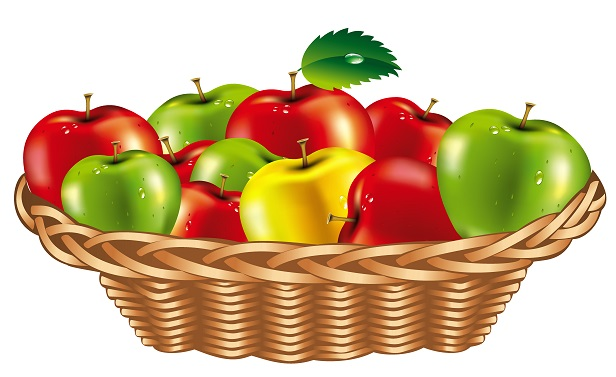
#> input picture img/Fruits.jpg, 616 x 377 px, found by its file name
$ python Morph_Trans.py
#> lines starting #> are read from the running program, lines starting #| are printed output that depends on the picture; after the words box and inside, x2 and y2 are one past the last pixel; in counts of white or black regions, pixels touching at a corner belong together
import cv2

from src.old.Constances import *

# Recommended value by doc
K_SIZE = (13, 13)


def opening_op(img_thresh):
	kernel = cv2.getStructuringElement(cv2.MORPH_RECT, K_SIZE)
	open_img = cv2.morphologyEx(img_thresh, cv2.MORPH_OPEN, kernel)
	return open_img


if __name__ == "__main__":
	img = cv2.imread("Fruits.jpg")
#> img is the input picture: shape (377, 616, 3); mean B, G, R 142.4, 181.1, 210.7
	img_gray = cv2.cvtColor(img, cv2.COLOR_BGR2GRAY)
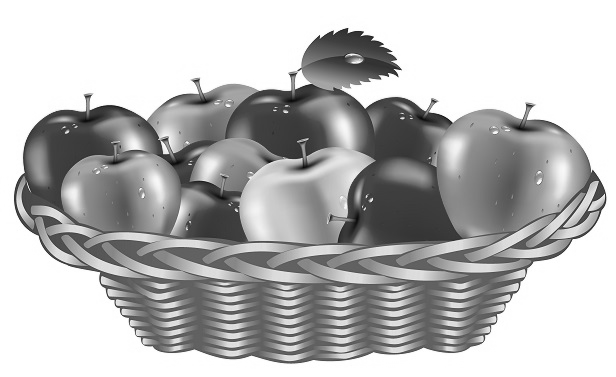
#> img_gray: shape (377, 616); min 7, max 255, mean 185.5
	_, img_thresh = cv2.threshold(img_gray, MAX_PIXEL_VAL/2, MAX_PIXEL_VAL, cv2.THRESH_BINARY)
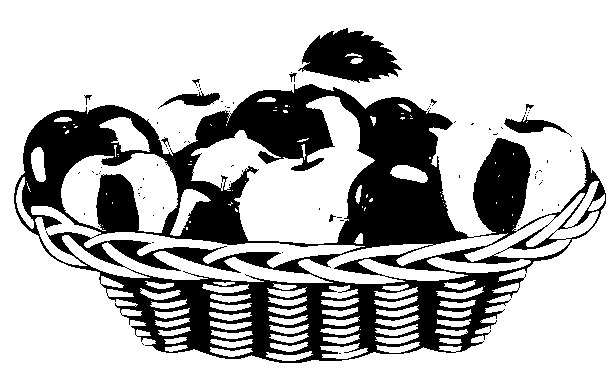
#> img_thresh: shape (377, 616); 71.9% white; 79 black regions (69 under 20 px), largest, box (x1, y1, x2, y2) and area: (14, 84, 606, 363) 60474, (298, 28, 402, 83) 3474, (504, 115, 572, 137) 536
	cv2.imshow("open_op", opening_op(img_thresh))
#> in opening_op, `open_img = cv2.morphologyEx(img_thresh, cv2.MORPH_OPEN, kernel)`:
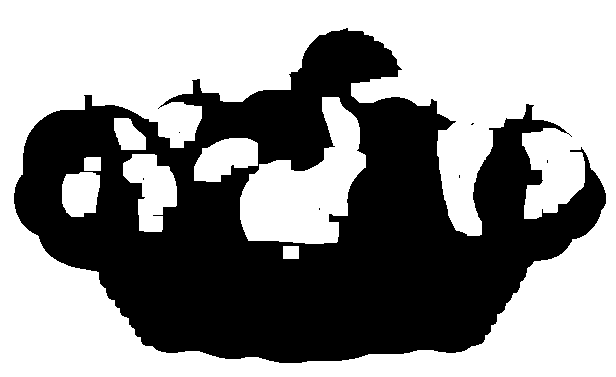
#> open_img: shape (377, 616); 56.6% white; 7 black regions (6 under 20 px), largest, box (x1, y1, x2, y2) and area: (14, 28, 606, 363) 100808
	cv2.waitKey(0)
	cv2.destroyAllWindows()

$ run again, with img/1 apple.jpg copied over img/Fruits.jpg
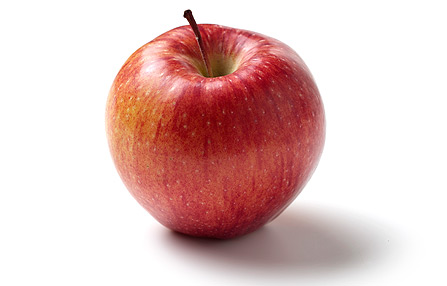
#> input picture img/1 apple.jpg, 447 x 286 px, found by its file name
#> img is the input picture: shape (286, 447, 3); mean B, G, R 192.9, 195.1, 225.2
#> `_, img_thresh = cv2.threshold(img_gray, MAX_PIXEL_VAL/2, MAX_PIXEL_VAL..`:
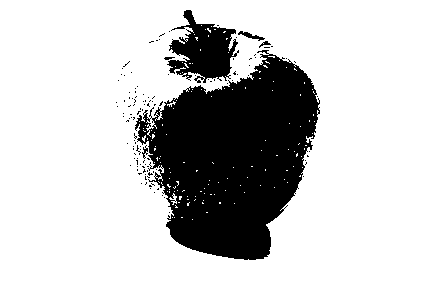
#> img_thresh: shape (286, 447); 78.6% white; 119 black regions (113 under 20 px), largest, box (x1, y1, x2, y2) and area: (135, 50, 320, 260) 24059, (167, 10, 239, 83) 2849, (238, 31, 265, 41) 93, (142, 145, 148, 159) 36, (259, 41, 271, 48) 31, (164, 57, 175, 60) 22
#> in opening_op, `open_img = cv2.morphologyEx(img_thresh, cv2.MORPH_OPEN, kernel)`:
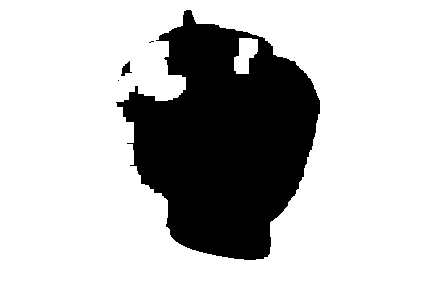
#> open_img: shape (286, 447); 75.4% white; 4 black regions (2 under 20 px), largest, box (x1, y1, x2, y2) and area: (116, 10, 320, 260) 31320, (121, 61, 132, 76) 83

$ run again, with img/Apple-tree-with-fruit.jpg copied over img/Fruits.jpg
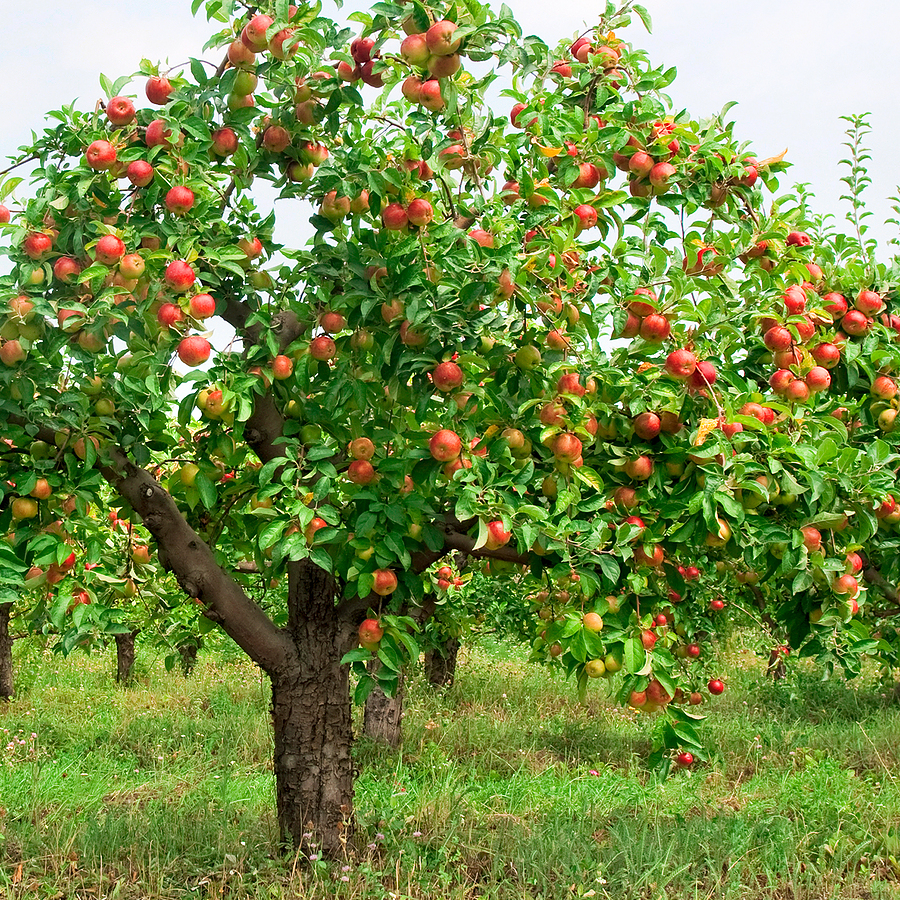
#> input picture img/Apple-tree-with-fruit.jpg, 900 x 900 px, found by its file name
#> img is the input picture: shape (900, 900, 3); mean B, G, R 71.6, 139.6, 120
#> `_, img_thresh = cv2.threshold(img_gray, MAX_PIXEL_VAL/2, MAX_PIXEL_VAL..`:
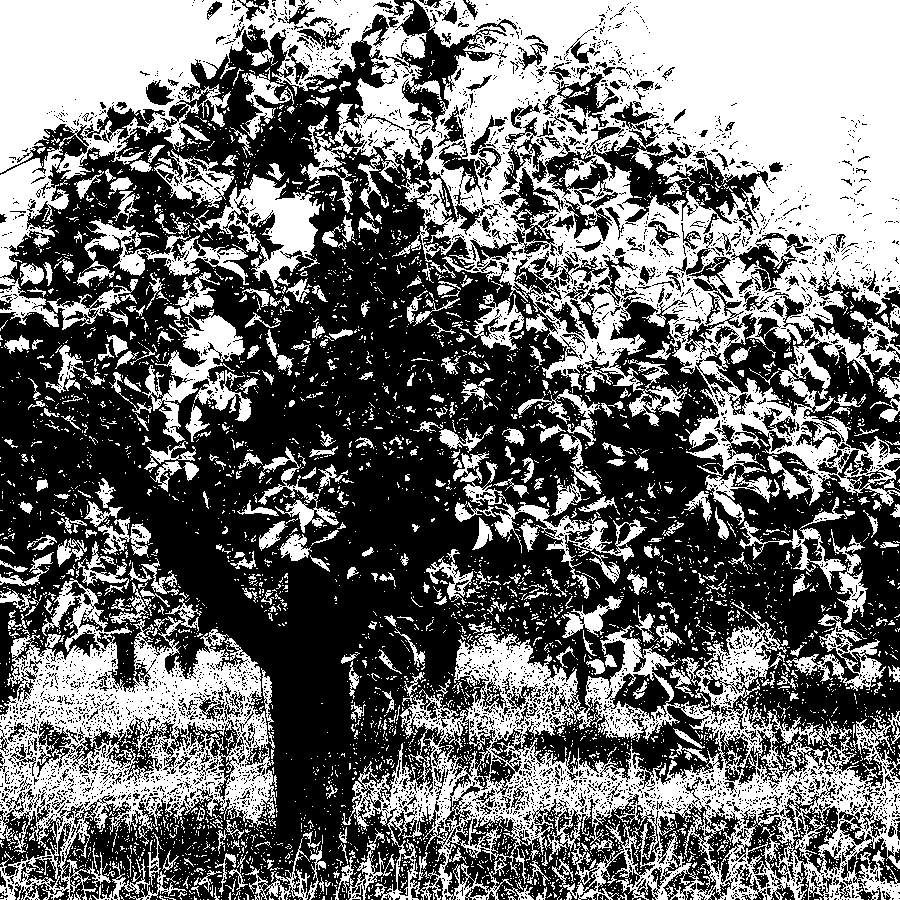
#> img_thresh: shape (900, 900); 43.9% white; 4909 white regions (4436 under 20 px), largest, box (x1, y1, x2, y2) and area: (0, 0, 900, 525) 177289, (342, 601, 900, 900) 55145, (0, 578, 277, 900) 35209
#> in opening_op, `open_img = cv2.morphologyEx(img_thresh, cv2.MORPH_OPEN, kernel)`:
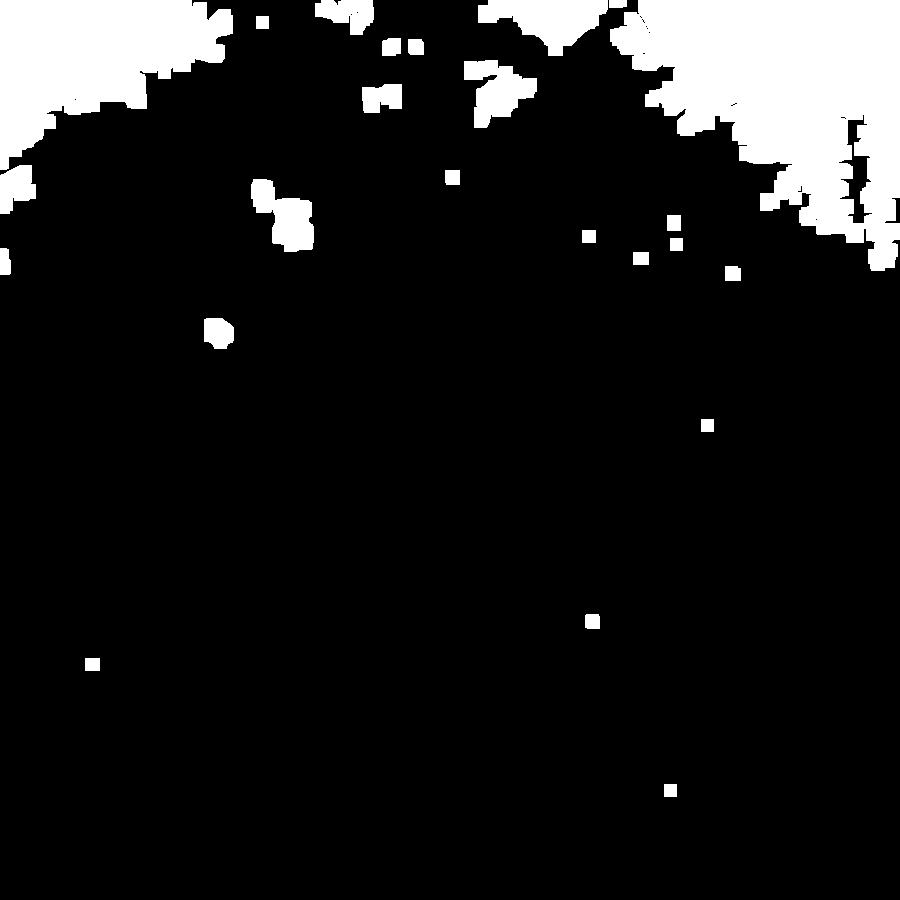
#> open_img: shape (900, 900); 10.8% white; 24 white regions, largest, box (x1, y1, x2, y2) and area: (610, 0, 900, 271) 46591, (0, 0, 233, 170) 23378, (478, 0, 608, 56) 4171

$ run again, with img/Mon_image.jpg copied over img/Fruits.jpg
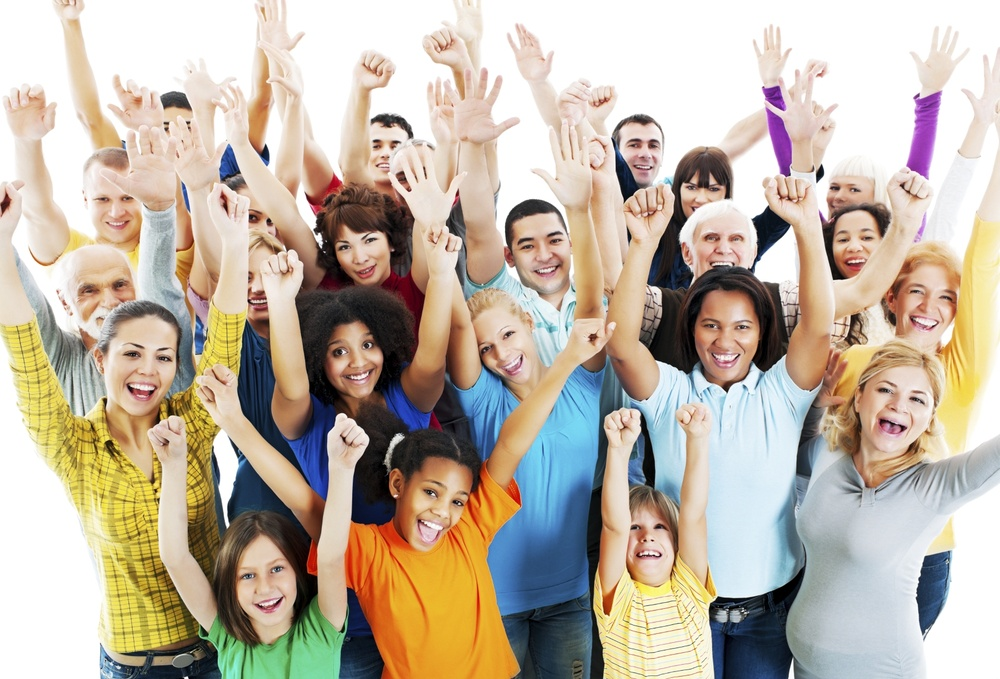
#> input picture img/Mon_image.jpg, 1000 x 679 px, shrunk from 1681 x 1142 before the run, found by its file name
#> img is the input picture: shape (679, 1000, 3); mean B, G, R 164.9, 180.5, 192.1
#> `_, img_thresh = cv2.threshold(img_gray, MAX_PIXEL_VAL/2, MAX_PIXEL_VAL..`:
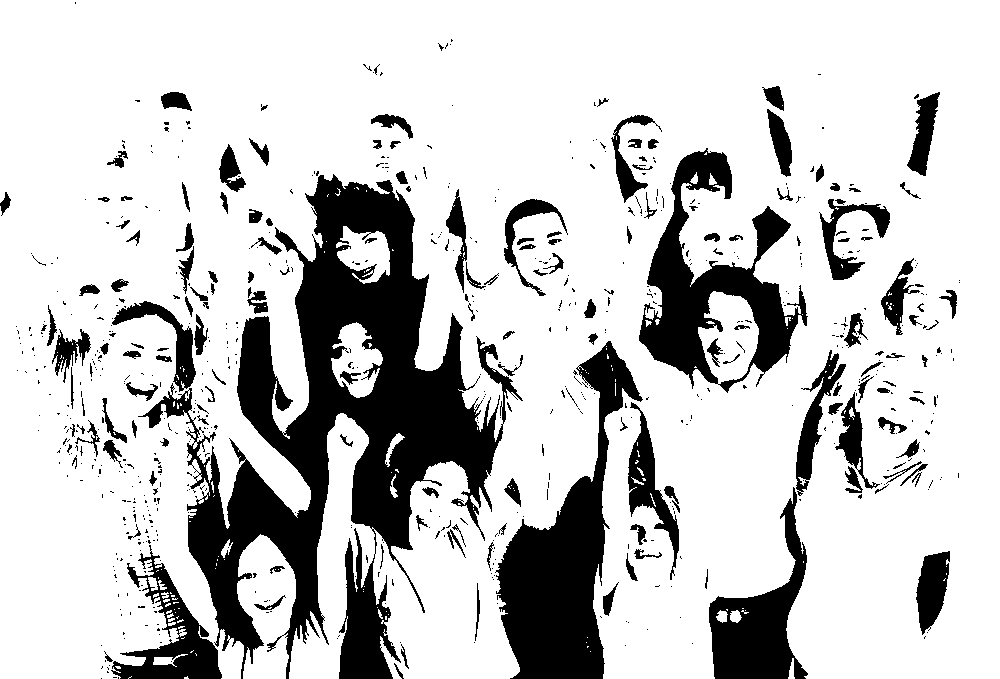
#> img_thresh: shape (679, 1000); 79% white; 718 black regions (551 under 20 px), largest, box (x1, y1, x2, y2) and area: (138, 174, 523, 679) 63196, (495, 341, 643, 679) 18964, (639, 148, 808, 393) 14505
#> in opening_op, `open_img = cv2.morphologyEx(img_thresh, cv2.MORPH_OPEN, kernel)`:
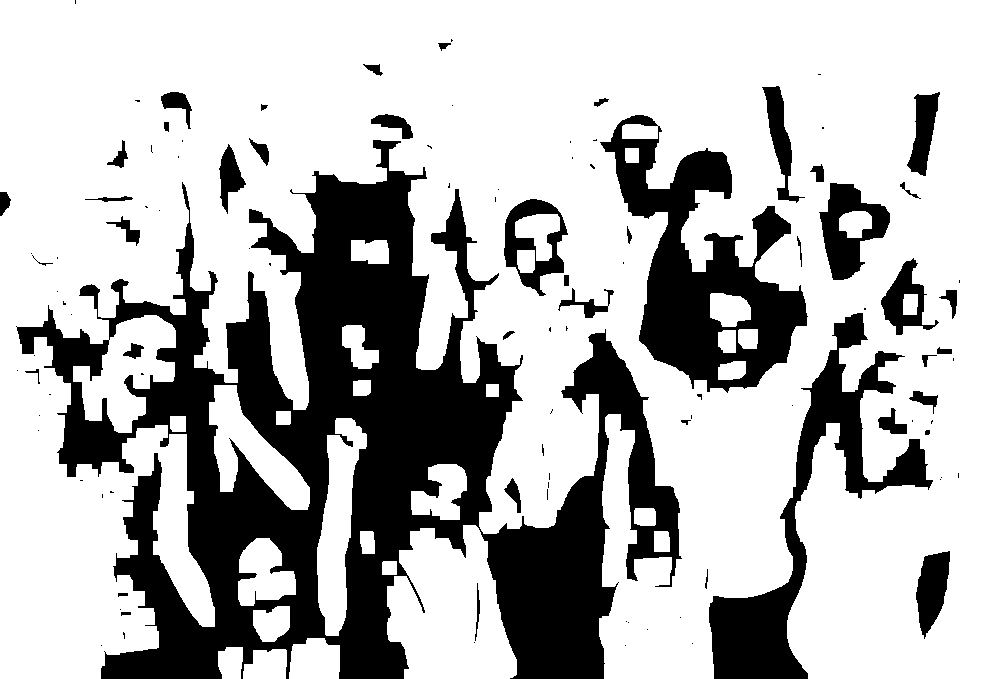
#> open_img: shape (679, 1000); 72% white; 108 black regions (64 under 20 px), largest, box (x1, y1, x2, y2) and area: (16, 140, 682, 679) 132245, (600, 115, 808, 393) 22628, (709, 313, 933, 679) 16566
